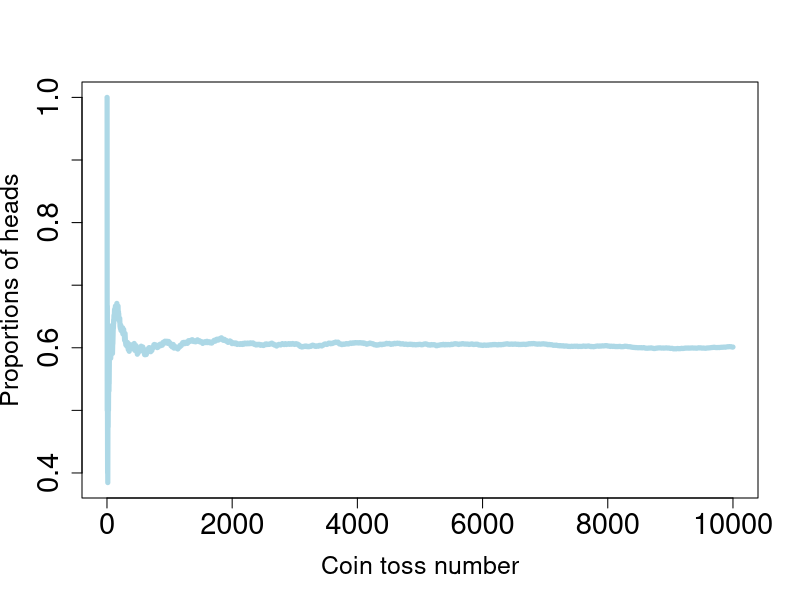

This figure's R source:
n = 10000  # Number of coin tosses
U = runif(n, min = 0, max = 1)  # Generate n random numbers between 0 and 1
toss = U < 0.6  # A "head" occurs if the random number is less than 0.6
a = numeric(n + 1)  # Initialize cumulative count array
avg = numeric(n)  # Initialize proportion array

for (i in 2:(n + 1)) {
  a[i] = a[i - 1] + toss[i - 1]  # Update cumulative count of heads
  avg[i - 1] = a[i] / (i - 1)  # Calculate running average proportion of heads
}

plot(1:n, avg[1:n], type = "l", lwd = 5, col = "lightblue",
     ylab = "Proportions of heads", xlab = "Coin toss number",
     cex.lab = 1.5, cex.axis = 1.75)

